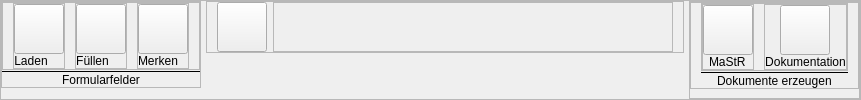
              <widget class="QFrame" name="frame_42">
               <property name="sizePolicy">
                <sizepolicy hsizetype="MinimumExpanding" vsizetype="MinimumExpanding">
                 <horstretch>0</horstretch>
                 <verstretch>0</verstretch>
                </sizepolicy>
               </property>
               <property name="maximumSize">
                <size>
                 <width>1800</width>
                 <height>16777215</height>
                </size>
               </property>
               <property name="frameShape">
                <enum>QFrame::StyledPanel</enum>
               </property>
               <property name="frameShadow">
                <enum>QFrame::Raised</enum>
               </property>
               <layout class="QHBoxLayout" name="horizontalLayout_23">
                <property name="spacing">
                 <number>5</number>
                </property>
                <property name="leftMargin">
                 <number>0</number>
                </property>
                <property name="topMargin">
                 <number>0</number>
                </property>
                <property name="rightMargin">
                 <number>0</number>
                </property>
                <property name="bottomMargin">
                 <number>0</number>
                </property>
                <item alignment="Qt::AlignLeft|Qt::AlignTop">
                 <widget class="QFrame" name="frame_54">
                  <property name="frameShape">
                   <enum>QFrame::StyledPanel</enum>
                  </property>
                  <property name="frameShadow">
                   <enum>QFrame::Raised</enum>
                  </property>
                  <layout class="QVBoxLayout" name="verticalLayout_24">
                   <property name="spacing">
                    <number>0</number>
                   </property>
                   <property name="leftMargin">
                    <number>0</number>
                   </property>
                   <property name="topMargin">
                    <number>0</number>
                   </property>
                   <property name="rightMargin">
                    <number>0</number>
                   </property>
                   <property name="bottomMargin">
                    <number>0</number>
                   </property>
                   <item>
                    <widget class="QFrame" name="frame_43">
                     <property name="sizePolicy">
                      <sizepolicy hsizetype="MinimumExpanding" vsizetype="MinimumExpanding">
                       <horstretch>0</horstretch>
                       <verstretch>0</verstretch>
                      </sizepolicy>
                     </property>
                     <property name="frameShape">
                      <enum>QFrame::StyledPanel</enum>
                     </property>
                     <property name="frameShadow">
                      <enum>QFrame::Raised</enum>
                     </property>
                     <layout class="QHBoxLayout" name="horizontalLayout_17">
                      <property name="spacing">
                       <number>10</number>
                      </property>
                      <property name="leftMargin">
                       <number>10</number>
                      </property>
                      <property name="topMargin">
                       <number>0</number>
                      </property>
                      <property name="rightMargin">
                       <number>10</number>
                      </property>
                      <property name="bottomMargin">
                       <number>0</number>
                      </property>
                      <item>
                       <widget class="QFrame" name="frame_50">
                        <property name="frameShape">
                         <enum>QFrame::StyledPanel</enum>
                        </property>
                        <property name="frameShadow">
                         <enum>QFrame::Raised</enum>
                        </property>
                        <layout class="QVBoxLayout" name="verticalLayout_20">
                         <property name="spacing">
                          <number>0</number>
                         </property>
                         <property name="leftMargin">
                          <number>0</number>
                         </property>
                         <property name="topMargin">
                          <number>0</number>
                         </property>
                         <property name="rightMargin">
                          <number>0</number>
                         </property>
                         <property name="bottomMargin">
                          <number>0</number>
                         </property>
                         <item alignment="Qt::AlignLeft|Qt::AlignVCenter">
                          <widget class="QPushButton" name="load_data_to_device_lists_btn">
                           <property name="sizePolicy">
                            <sizepolicy hsizetype="MinimumExpanding" vsizetype="MinimumExpanding">
                             <horstretch>0</horstretch>
                             <verstretch>0</verstretch>
                            </sizepolicy>
                           </property>
                           <property name="minimumSize">
                            <size>
                             <width>50</width>
                             <height>50</height>
                            </size>
                           </property>
                           <property name="maximumSize">
                            <size>
                             <width>50</width>
                             <height>50</height>
                            </size>
                           </property>
                           <property name="mouseTracking">
                            <bool>true</bool>
                           </property>
                           <property name="focusPolicy">
                            <enum>Qt::StrongFocus</enum>
                           </property>
                           <property name="contextMenuPolicy">
                            <enum>Qt::NoContextMenu</enum>
                           </property>
                           <property name="acceptDrops">
                            <bool>false</bool>
                           </property>
                           <property name="toolTip">
                            <string>Lade Gerätelisten:
PV-Module, Wechselrichter, Batteriewechselrichter, Speicher, Ladestation</string>
                           </property>
                           <property name="toolTipDuration">
                            <number>-1</number>
                           </property>
                           <property name="text">
                            <string/>
                           </property>
                           <property name="checkable">
                            <bool>false</bool>
                           </property>
                           <property name="checked">
                            <bool>false</bool>
                           </property>
                          </widget>
                         </item>
                         <item alignment="Qt::AlignLeft|Qt::AlignVCenter">
                          <widget class="QLabel" name="load_data_to_device_lists_label">
                           <property name="sizePolicy">
                            <sizepolicy hsizetype="MinimumExpanding" vsizetype="MinimumExpanding">
                             <horstretch>0</horstretch>
                             <verstretch>0</verstretch>
                            </sizepolicy>
                           </property>
                           <property name="text">
                            <string>Laden</string>
                           </property>
                           <property name="alignment">
                            <set>Qt::AlignCenter</set>
                           </property>
                          </widget>
                         </item>
                        </layout>
                       </widget>
                      </item>
                      <item>
                       <widget class="QFrame" name="frame_51">
                        <property name="frameShape">
                         <enum>QFrame::StyledPanel</enum>
                        </property>
                        <property name="frameShadow">
                         <enum>QFrame::Raised</enum>
                        </property>
                        <layout class="QVBoxLayout" name="verticalLayout_21">
                         <property name="spacing">
                          <number>0</number>
                         </property>
                         <property name="leftMargin">
                          <number>0</number>
                         </property>
                         <property name="topMargin">
                          <number>0</number>
                         </property>
                         <property name="rightMargin">
                          <number>0</number>
                         </property>
                         <property name="bottomMargin">
                          <number>0</number>
                         </property>
                         <item alignment="Qt::AlignLeft|Qt::AlignVCenter">
                          <widget class="QPushButton" name="fill_fields_btn">
                           <property name="sizePolicy">
                            <sizepolicy hsizetype="MinimumExpanding" vsizetype="MinimumExpanding">
                             <horstretch>0</horstretch>
                             <verstretch>0</verstretch>
                            </sizepolicy>
                           </property>
                           <property name="minimumSize">
                            <size>
                             <width>50</width>
                             <height>50</height>
                            </size>
                           </property>
                           <property name="maximumSize">
                            <size>
                             <width>50</width>
                             <height>50</height>
                            </size>
                           </property>
                           <property name="mouseTracking">
                            <bool>true</bool>
                           </property>
                           <property name="focusPolicy">
                            <enum>Qt::StrongFocus</enum>
                           </property>
                           <property name="contextMenuPolicy">
                            <enum>Qt::NoContextMenu</enum>
                           </property>
                           <property name="acceptDrops">
                            <bool>false</bool>
                           </property>
                           <property name="toolTip">
                            <string>Fülle Formularfelder</string>
                           </property>
                           <property name="layoutDirection">
                            <enum>Qt::LeftToRight</enum>
                           </property>
                           <property name="text">
                            <string/>
                           </property>
                           <property name="checkable">
                            <bool>false</bool>
                           </property>
                           <property name="checked">
                            <bool>false</bool>
                           </property>
                           <property name="autoDefault">
                            <bool>false</bool>
                           </property>
                           <property name="default">
                            <bool>false</bool>
                           </property>
                           <property name="flat">
                            <bool>false</bool>
                           </property>
                          </widget>
                         </item>
                         <item alignment="Qt::AlignLeft|Qt::AlignVCenter">
                          <widget class="QLabel" name="fill_fields_label">
                           <property name="sizePolicy">
                            <sizepolicy hsizetype="MinimumExpanding" vsizetype="MinimumExpanding">
                             <horstretch>0</horstretch>
                             <verstretch>0</verstretch>
                            </sizepolicy>
                           </property>
                           <property name="text">
                            <string>Füllen</string>
                           </property>
                           <property name="alignment">
                            <set>Qt::AlignCenter</set>
                           </property>
                          </widget>
                         </item>
                        </layout>
                       </widget>
                      </item>
                      <item>
                       <widget class="QFrame" name="frame_52">
                        <property name="frameShape">
                         <enum>QFrame::StyledPanel</enum>
                        </property>
                        <property name="frameShadow">
                         <enum>QFrame::Raised</enum>
                        </property>
                        <layout class="QVBoxLayout" name="verticalLayout_22">
                         <property name="spacing">
                          <number>0</number>
                         </property>
                         <property name="leftMargin">
                          <number>0</number>
                         </property>
                         <property name="topMargin">
                          <number>0</number>
                         </property>
                         <property name="rightMargin">
                          <number>0</number>
                         </property>
                         <property name="bottomMargin">
                          <number>0</number>
                         </property>
                         <item alignment="Qt::AlignLeft|Qt::AlignVCenter">
                          <widget class="QPushButton" name="store_device_specs_btn">
                           <property name="sizePolicy">
                            <sizepolicy hsizetype="MinimumExpanding" vsizetype="MinimumExpanding">
                             <horstretch>0</horstretch>
                             <verstretch>0</verstretch>
                            </sizepolicy>
                           </property>
                           <property name="minimumSize">
                            <size>
                             <width>50</width>
                             <height>50</height>
                            </size>
                           </property>
                           <property name="maximumSize">
                            <size>
                             <width>50</width>
                             <height>50</height>
                            </size>
                           </property>
                           <property name="toolTip">
                            <string>Es werden für zukünftige Abfragen die  technische Daten gemerkt, wenn in der jeweiligen 
Geräteliste Eingaben diem jeweilige Tabellenzelle (z.B. Modulleistung [kWp], 
AC-Nennleistung [kW] usw.) i vorgenommen werden.</string>
                           </property>
                           <property name="styleSheet">
                            <string notr="true"/>
                           </property>
                           <property name="text">
                            <string/>
                           </property>
                          </widget>
                         </item>
                         <item alignment="Qt::AlignLeft|Qt::AlignVCenter">
                          <widget class="QLabel" name="store_device_specs_label">
                           <property name="sizePolicy">
                            <sizepolicy hsizetype="MinimumExpanding" vsizetype="MinimumExpanding">
                             <horstretch>0</horstretch>
                             <verstretch>0</verstretch>
                            </sizepolicy>
                           </property>
                           <property name="text">
                            <string>Merken</string>
                           </property>
                           <property name="alignment">
                            <set>Qt::AlignCenter</set>
                           </property>
                          </widget>
                         </item>
                        </layout>
                       </widget>
                      </item>
                     </layout>
                    </widget>
                   </item>
                   <item>
                    <widget class="Line" name="line">
                     <property name="frameShadow">
                      <enum>QFrame::Plain</enum>
                     </property>
                     <property name="orientation">
                      <enum>Qt::Horizontal</enum>
                     </property>
                    </widget>
                   </item>
                   <item alignment="Qt::AlignHCenter|Qt::AlignTop">
                    <widget class="QLabel" name="prepare_label">
                     <property name="text">
                      <string>Formularfelder</string>
                     </property>
                    </widget>
                   </item>
                  </layout>
                 </widget>
                </item>
                <item alignment="Qt::AlignTop">
                 <widget class="QFrame" name="frame_33">
                  <property name="sizePolicy">
                   <sizepolicy hsizetype="MinimumExpanding" vsizetype="MinimumExpanding">
                    <horstretch>0</horstretch>
                    <verstretch>0</verstretch>
                   </sizepolicy>
                  </property>
                  <property name="frameShape">
                   <enum>QFrame::StyledPanel</enum>
                  </property>
                  <property name="frameShadow">
                   <enum>QFrame::Raised</enum>
                  </property>
                  <layout class="QGridLayout" name="gridLayout">
                   <property name="leftMargin">
                    <number>10</number>
                   </property>
                   <property name="topMargin">
                    <number>0</number>
                   </property>
                   <property name="rightMargin">
                    <number>10</number>
                   </property>
                   <property name="bottomMargin">
                    <number>0</number>
                   </property>
                   <item row="0" column="2" alignment="Qt::AlignTop">
                    <widget class="QPlainTextEdit" name="target_path_text_2">
                     <property name="enabled">
                      <bool>false</bool>
                     </property>
                     <property name="sizePolicy">
                      <sizepolicy hsizetype="MinimumExpanding" vsizetype="MinimumExpanding">
                       <horstretch>0</horstretch>
                       <verstretch>0</verstretch>
                      </sizepolicy>
                     </property>
                     <property name="minimumSize">
                      <size>
                       <width>400</width>
                       <height>50</height>
                      </size>
                     </property>
                     <property name="maximumSize">
                      <size>
                       <width>16777215</width>
                       <height>50</height>
                      </size>
                     </property>
                    </widget>
                   </item>
                   <item row="0" column="0" alignment="Qt::AlignLeft|Qt::AlignTop">
                    <widget class="QPushButton" name="target_path_btn_2">
                     <property name="enabled">
                      <bool>true</bool>
                     </property>
                     <property name="sizePolicy">
                      <sizepolicy hsizetype="MinimumExpanding" vsizetype="MinimumExpanding">
                       <horstretch>0</horstretch>
                       <verstretch>0</verstretch>
                      </sizepolicy>
                     </property>
                     <property name="minimumSize">
                      <size>
                       <width>50</width>
                       <height>50</height>
                      </size>
                     </property>
                     <property name="maximumSize">
                      <size>
                       <width>50</width>
                       <height>50</height>
                      </size>
                     </property>
                     <property name="toolTip">
                      <string>Zielpfad für Dokumente auswählen!</string>
                     </property>
                     <property name="text">
                      <string/>
                     </property>
                     <property name="autoDefault">
                      <bool>false</bool>
                     </property>
                     <property name="default">
                      <bool>false</bool>
                     </property>
                     <property name="flat">
                      <bool>false</bool>
                     </property>
                    </widget>
                   </item>
                  </layout>
                 </widget>
                </item>
                <item>
                 <widget class="QFrame" name="frame_55">
                  <property name="frameShape">
                   <enum>QFrame::StyledPanel</enum>
                  </property>
                  <property name="frameShadow">
                   <enum>QFrame::Raised</enum>
                  </property>
                  <layout class="QVBoxLayout" name="verticalLayout_25">
                   <property name="spacing">
                    <number>5</number>
                   </property>
                   <property name="leftMargin">
                    <number>0</number>
                   </property>
                   <property name="topMargin">
                    <number>0</number>
                   </property>
                   <property name="rightMargin">
                    <number>0</number>
                   </property>
                   <property name="bottomMargin">
                    <number>5</number>
                   </property>
                   <item alignment="Qt::AlignRight|Qt::AlignTop">
                    <widget class="QFrame" name="frame_56">
                     <property name="frameShape">
                      <enum>QFrame::StyledPanel</enum>
                     </property>
                     <property name="frameShadow">
                      <enum>QFrame::Raised</enum>
                     </property>
                     <layout class="QVBoxLayout" name="verticalLayout_26">
                      <property name="spacing">
                       <number>0</number>
                      </property>
                      <property name="leftMargin">
                       <number>10</number>
                      </property>
                      <property name="topMargin">
                       <number>0</number>
                      </property>
                      <property name="rightMargin">
                       <number>10</number>
                      </property>
                      <property name="bottomMargin">
                       <number>0</number>
                      </property>
                      <item alignment="Qt::AlignTop">
                       <widget class="QFrame" name="frame_44">
                        <property name="sizePolicy">
                         <sizepolicy hsizetype="MinimumExpanding" vsizetype="MinimumExpanding">
                          <horstretch>0</horstretch>
                          <verstretch>0</verstretch>
                         </sizepolicy>
                        </property>
                        <property name="frameShape">
                         <enum>QFrame::StyledPanel</enum>
                        </property>
                        <property name="frameShadow">
                         <enum>QFrame::Raised</enum>
                        </property>
                        <layout class="QHBoxLayout" name="horizontalLayout_24">
                         <property name="spacing">
                          <number>10</number>
                         </property>
                         <property name="leftMargin">
                          <number>0</number>
                         </property>
                         <property name="topMargin">
                          <number>0</number>
                         </property>
                         <property name="rightMargin">
                          <number>0</number>
                         </property>
                         <property name="bottomMargin">
                          <number>0</number>
                         </property>
                         <item>
                          <widget class="QFrame" name="frame_53">
                           <property name="frameShape">
                            <enum>QFrame::StyledPanel</enum>
                           </property>
                           <property name="frameShadow">
                            <enum>QFrame::Raised</enum>
                           </property>
                           <layout class="QVBoxLayout" name="verticalLayout_19">
                            <property name="spacing">
                             <number>0</number>
                            </property>
                            <property name="leftMargin">
                             <number>0</number>
                            </property>
                            <property name="topMargin">
                             <number>0</number>
                            </property>
                            <property name="rightMargin">
                             <number>0</number>
                            </property>
                            <property name="bottomMargin">
                             <number>0</number>
                            </property>
                            <item alignment="Qt::AlignHCenter">
                             <widget class="QPushButton" name="create_doc1_btn">
                              <property name="sizePolicy">
                               <sizepolicy hsizetype="MinimumExpanding" vsizetype="MinimumExpanding">
                                <horstretch>0</horstretch>
                                <verstretch>0</verstretch>
                               </sizepolicy>
                              </property>
                              <property name="minimumSize">
                               <size>
                                <width>50</width>
                                <height>50</height>
                               </size>
                              </property>
                              <property name="maximumSize">
                               <size>
                                <width>50</width>
                                <height>50</height>
                               </size>
                              </property>
                              <property name="font">
                               <font>
                                <family>Sitka Heading</family>
                                <pointsize>12</pointsize>
                                <italic>false</italic>
                                <bold>false</bold>
                                <underline>true</underline>
                               </font>
                              </property>
                              <property name="toolTip">
                               <string>Dokument gemäß MaStR erzeugen</string>
                              </property>
                              <property name="text">
                               <string/>
                              </property>
                              <property name="autoDefault">
                               <bool>true</bool>
                              </property>
                              <property name="default">
                               <bool>false</bool>
                              </property>
                              <property name="flat">
                               <bool>false</bool>
                              </property>
                             </widget>
                            </item>
                            <item alignment="Qt::AlignHCenter|Qt::AlignTop">
                             <widget class="QLabel" name="create_doc1_label">
                              <property name="text">
                               <string>MaStR</string>
                              </property>
                             </widget>
                            </item>
                           </layout>
                          </widget>
                         </item>
                         <item>
                          <widget class="QFrame" name="frame_49">
                           <property name="frameShape">
                            <enum>QFrame::StyledPanel</enum>
                           </property>
                           <property name="frameShadow">
                            <enum>QFrame::Raised</enum>
                           </property>
                           <layout class="QVBoxLayout" name="verticalLayout_23">
                            <property name="spacing">
                             <number>0</number>
                            </property>
                            <property name="leftMargin">
                             <number>0</number>
                            </property>
                            <property name="topMargin">
                             <number>0</number>
                            </property>
                            <property name="rightMargin">
                             <number>0</number>
                            </property>
                            <property name="bottomMargin">
                             <number>0</number>
                            </property>
                            <item alignment="Qt::AlignHCenter">
                             <widget class="QPushButton" name="create_doc2_btn">
                              <property name="sizePolicy">
                               <sizepolicy hsizetype="MinimumExpanding" vsizetype="MinimumExpanding">
                                <horstretch>0</horstretch>
                                <verstretch>0</verstretch>
                               </sizepolicy>
                              </property>
                              <property name="minimumSize">
                               <size>
                                <width>50</width>
                                <height>50</height>
                               </size>
                              </property>
                              <property name="maximumSize">
                               <size>
                                <width>50</width>
                                <height>50</height>
                               </size>
                              </property>
                              <property name="sizeIncrement">
                               <size>
                                <width>0</width>
                                <height>0</height>
                               </size>
                              </property>
                              <property name="font">
                               <font>
                                <family>Sitka Heading</family>
                                <pointsize>12</pointsize>
                                <italic>false</italic>
                                <bold>false</bold>
                                <underline>true</underline>
                               </font>
                              </property>
                              <property name="toolTip">
                               <string>Dokumentation erstellen</string>
                              </property>
                              <property name="text">
                               <string/>
                              </property>
                              <property name="autoDefault">
                               <bool>true</bool>
                              </property>
                              <property name="default">
                               <bool>false</bool>
                              </property>
                              <property name="flat">
                               <bool>false</bool>
                              </property>
                             </widget>
                            </item>
                            <item alignment="Qt::AlignHCenter">
                             <widget class="QLabel" name="create_doc2_label">
                              <property name="text">
                               <string>Dokumentation</string>
                              </property>
                              <property name="alignment">
                               <set>Qt::AlignCenter</set>
                              </property>
                             </widget>
                            </item>
                           </layout>
                          </widget>
                         </item>
                        </layout>
                       </widget>
                      </item>
                      <item>
                       <widget class="Line" name="line_2">
                        <property name="frameShadow">
                         <enum>QFrame::Plain</enum>
                        </property>
                        <property name="orientation">
                         <enum>Qt::Horizontal</enum>
                        </property>
                       </widget>
                      </item>
                      <item alignment="Qt::AlignHCenter">
                       <widget class="QLabel" name="create_docs_label">
                        <property name="text">
                         <string>Dokumente erzeugen</string>
                        </property>
                       </widget>
                      </item>
                     </layout>
                    </widget>
                   </item>
                  </layout>
                 </widget>
                </item>
               </layout>
              </widget>
